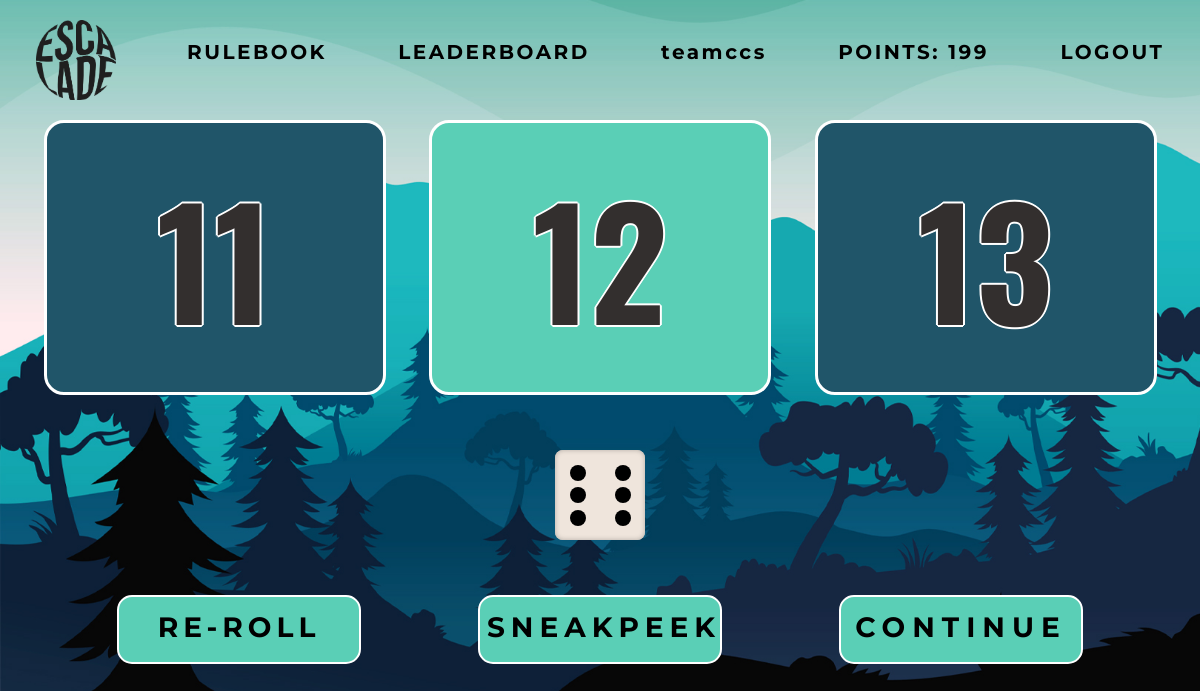
/play/ (signed in), run on an earlier commit of the app's database.
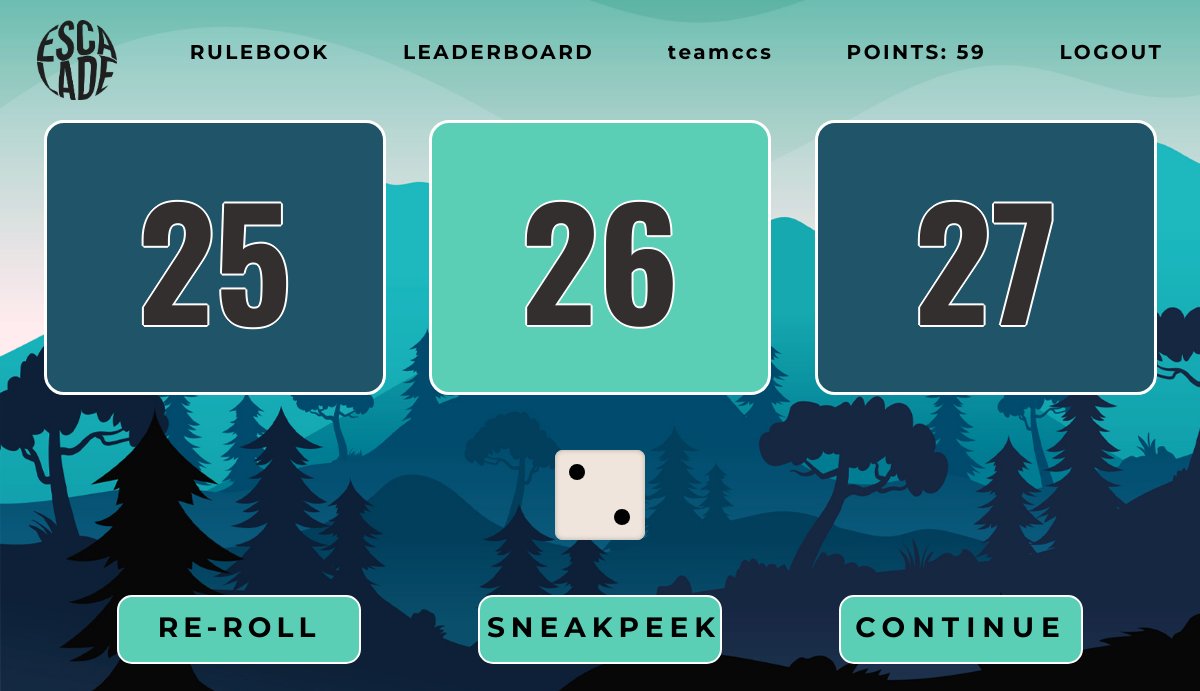
And on a later commit of the database.
### registration/models.py (models this page shows, shortened)
class Team(AbstractBaseUser):
    uuid = models.UUIDField(primary_key=True, default=uuid.uuid4, editable=False)
    teamName = models.CharField(max_length=100, unique=True)
    points = models.IntegerField(default=50)
    position = models.IntegerField(default=0)
    board=models.IntegerField(default=0)
    is_active = models.BooleanField(default=True)
    is_admin = models.BooleanField(default=False)
    is_staff = models.BooleanField(default=False)
    is_superuser = models.BooleanField(default=False)
    is_loggedin = models.BooleanField(default=False)
    objects = UserManager()
    USERNAME_FIELD = "teamName"
    REQUIRED_FIELDS = []
    email = models.EmailField(blank=True)
    current_ques = models.ForeignKey(Question, null=True, blank=True, default=None, on_delete=models.CASCADE)
    dice_value = models.SmallIntegerField(null=True, blank=True, default=None)
    dummy1 = models.CharField(max_length=50, blank=True, null=True, default=None)
    dummy2 = models.CharField(max_length=50, blank=True, null=True, default=None)
    level1 = models.CharField(max_length=50, blank=True, default="010203040506070809101112131415")
    level2 = models.CharField(max_length=50, blank=True, default="161718192021222324252627282930")
    level3 = models.CharField(max_length=50, blank=True, default="3132333435363738394041424344454647484950")
    level4 = models.CharField(max_length=50, blank=True, default="5152535455565758596061626364656667686970")
    hint_taken = models.BooleanField(blank=True, default=False)
    sneakpeek_taken = models.CharField(max_length=10, null=True, blank=True, default=None)

### game/views.py (the view, shortened to what this page needs)
# urls.py: path('play/',views.play,name='play'),
@never_cache
@login_required(login_url="/login")
def play(request):
    team = request.user
    if team.position>80:
        return render(request, "game/game_over.html")
    context = {}
    if team.current_ques==None:
        team.current_ques = getRandomQuestion(team, -1)
        team.dice_value = random.randint(1, 6)
        team.hint_taken = False
        team.sneakpeek_taken = None
        team.save()
    else:
        msgs = messages.get_messages(request)
        msgs.used = True
    return render(request, 'game/test.html', context=context)

### game/templates/game/test.html (shortened to what this page needs)
<!DOCTYPE html>
{% load static %}
<html lang="en">
  <head>
    <link rel="stylesheet" href="{% static 'game/css/styles.css' %}" />
    <link rel="stylesheet" href="{% static 'game/css/dice.css' %}" />
    <link rel="stylesheet" href="{% static 'game/css/popup.css' %}" />
    <link rel="stylesheet" href="{% static 'game/css/loader.css' %}" />
  </head>
  <body onload = "
    display();
    rollDice();
  ">
  <div class="hidden" id="main_body">
    <section class="only">
      <div class="navbar">
        <div class="logo">
        </div>
        <div class="rulebook">
          <h2 class="text"><a href="{% url 'rulebook' %}"> RULEBOOK </a></h2>
        </div>
        <div class="leaderboard">
          <h2 class="text"><a href="{% url 'leaderboard' %}"> LEADERBOARD</a></h2>
        </div>
        <div class="team-name">
          <h2 class="text">{% if user.teamName|length > 12%}{{user.teamName|truncatechars:11}}{% else %}{{user.teamName}}{% endif %}</h2>
        </div>
        <div class="points">
          <h2 class="text"><b>POINTS:</b> <span id="pointsText">{{user.points}}<span></h2>
        </div>
        <div class="logout">
          <h2 class="text"><a href="{% url 'logout' %}">LOGOUT</a></h2>
        </div>
      </div>
      <div class="top-container">
        <div class="box" id="box1">
          <h1 id="prevLocText">{% if user.position > 0 %}{{user.position|add:-1}}{% endif %}</h1>
        </div>
        <div class="box" id="box2">
          <h1 id="currLocText">{{user.position}}</h1>
        </div>
        <div class="box" id="box3">
          <h1 id="nextLocText">{{user.position|add:1}}</h1>
        </div>
      </div>
      <div class="middle-container {% if wrongAnswer %}hidden{% endif %}">
        <div class="dice dice-center-container">
          <div id="dice" data-side="{{user.dice_value}}">
            <div class="sides side-2">
              <span class="dot dot-1"></span>
              <span class="dot dot-2"></span>
            </div>
            <div class="sides side-6">
              <span class="dot dot-1"></span>
              <span class="dot dot-2"></span>
              <span class="dot dot-3"></span>
              <span class="dot dot-4"></span>
              <span class="dot dot-5"></span>
              <span class="dot dot-6"></span>
            </div>
          </div>
        </div>
      </div>
      <div class="bottom-container {% if wrongAnswer %}hidden{% endif %}">
        <div id="reRollWrapper"><div class="option" id="reroll"></div></div>
        <div id="sneakPeekWrapper"><div class="option" id="sneak-peek"></div></div>
        <div class="option" id="continue"></div>
      </div>
    </section>
  </div>
  </body>
</html>

What changed in the data, as far as the page shows it:
changed Team "teamccs": points "199" → "59"; position|add "11" → "25"; position "12" → "26"; position|add "13" → "27"; dice_value 6 → 2 (drawn)
